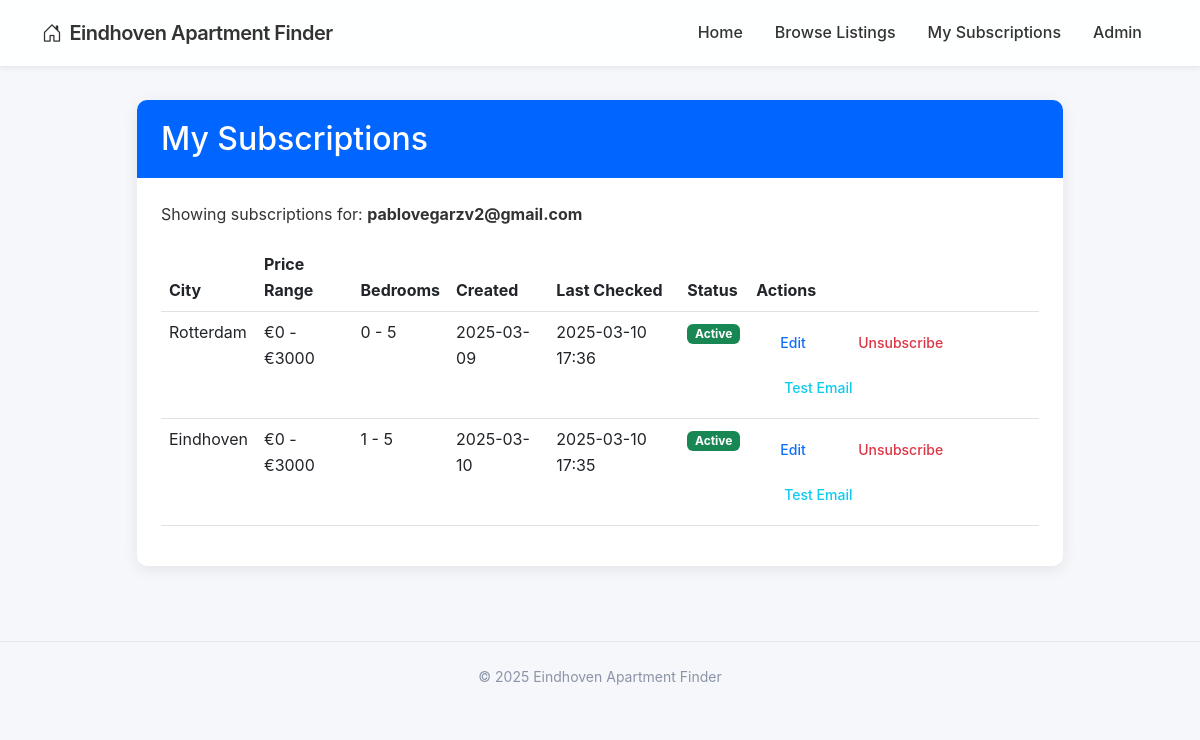
Page /subscriptions?email=pablovegarzv2@gmail.com on the committed database.
### app/models.py (models this page shows, shortened)
class User(db.Model):
    id = db.Column(db.Integer, primary_key=True)
    email = db.Column(db.String(120), index=True, unique=True, nullable=False)
    created_at = db.Column(db.DateTime, default=datetime.utcnow)
    subscriptions = db.relationship('Subscription', backref='user', lazy='dynamic')

class Subscription(db.Model):
    id = db.Column(db.Integer, primary_key=True)
    min_price = db.Column(db.Integer, default=0)
    max_price = db.Column(db.Integer, default=5000)
    min_bedrooms = db.Column(db.Integer, default=0)
    max_bedrooms = db.Column(db.Integer, default=10)
    active = db.Column(db.Boolean, default=True)
    created_at = db.Column(db.DateTime, default=datetime.utcnow)
    last_checked = db.Column(db.DateTime, nullable=True)
    user_id = db.Column(db.Integer, db.ForeignKey('user.id'), nullable=False)
    city_id = db.Column(db.Integer, db.ForeignKey('city.id'), nullable=False)
    listings = db.relationship('Listing', backref='subscription', lazy='dynamic')

class City(db.Model):
    id = db.Column(db.Integer, primary_key=True)
    name = db.Column(db.String(50), nullable=False, unique=True)
    url_name = db.Column(db.String(50), nullable=False, unique=True)  # For use in URLs
    base_url = db.Column(db.String(200), nullable=False)  # Base URL for scraping
    active = db.Column(db.Boolean, default=True)
    created_at = db.Column(db.DateTime, default=datetime.utcnow)
    subscriptions = db.relationship('Subscription', backref='city', lazy='dynamic')
    listings = db.relationship('Listing', backref='city', lazy='dynamic')

### app/routes.py (the view)
@main_bp.route('/subscriptions')
def subscriptions():
    email = request.args.get('email', '')
    if not email:
        return render_template('subscriptions.html', subscriptions=None)
    user = User.query.filter_by(email=email).first()
    if not user:
        flash('No subscriptions found for this email.', 'info')
        return render_template('subscriptions.html', subscriptions=None)
    return render_template('subscriptions.html', subscriptions=user.subscriptions,
                          email=email, City=City)

### app/routes.py (called while the page is built)
@main_bp.before_request
def before_request():
    g.now = datetime.now()

### app/templates/subscriptions.html (shortened to what this page needs)
{% extends "base.html" %}
{% block content %}
<div class="row justify-content-center">
    <div class="col-md-10">
        <div class="card">
            <div class="card-header bg-primary text-white">
                <h2 class="mb-0">My Subscriptions</h2>
            </div>
            <div class="card-body">
                {% if not email %}
                    <div class="alert alert-info">
                        Please enter your email to view your subscriptions.
                    </div>
                    <form action="{{ url_for('main.subscriptions') }}" method="GET">
                        <div class="input-group mb-3">
                            <input type="email" name="email" class="form-control" placeholder="Enter your email">
                            <button type="submit" class="btn btn-primary">Search</button>
                        </div>
                    </form>
                {% else %}
                    <p>Showing subscriptions for: <strong>{{ email }}</strong></p>
                    <div class="table-responsive">
                        <table class="table table-hover">
                            <thead>
                                <tr>
                                    <th>City</th>
                                    <th>Price Range</th>
                                    <th>Bedrooms</th>
                                    <th>Created</th>
                                    <th>Last Checked</th>
                                    <th>Status</th>
                                    <th>Actions</th>
                                </tr>
                            </thead>
                            <tbody>
                                {% for sub in subscriptions %}
                                <tr>
                                    <td>{{ sub.city.name }}</td>
                                    <td>€{{ sub.min_price }} - €{{ sub.max_price }}</td>
                                    <td>{{ sub.min_bedrooms }} - {{ sub.max_bedrooms }}</td>
                                    <td>{{ sub.created_at.strftime('%Y-%m-%d') }}</td>
                                    <td>
                                        {% if sub.last_checked %}
                                            {{ sub.last_checked.strftime('%Y-%m-%d %H:%M') }}
                                        {% else %}
                                            Not checked yet
                                        {% endif %}
                                    </td>
                                    <td>
                                        {% if sub.active %}
                                            <span class="badge bg-success">Active</span>
                                        {% else %}
                                            <span class="badge bg-secondary">Inactive</span>
                                        {% endif %}
                                    </td>
                                    <td>
                                        {% if sub.active %}
                                            <a href="{{ url_for('main.edit_subscription', sub_id=sub.id) }}" class="btn btn-sm btn-outline-primary">Edit</a>
                                            <a href="{{ url_for('main.unsubscribe', sub_id=sub.id) }}" class="btn btn-sm btn-outline-danger">Unsubscribe</a>
                                            <a href="{{ url_for('main.test_email', sub_id=sub.id) }}?email={{ email }}" class="btn btn-sm btn-outline-info ms-1">Test Email</a>
                                        {% else %}
                                            <a href="{{ url_for('main.reactivate', sub_id=sub.id) }}" class="btn btn-sm btn-outline-success">Reactivate</a>
                                            <a href="{{ url_for('main.edit_subscription', sub_id=sub.id) }}" class="btn btn-sm btn-outline-primary">Edit</a>
                                        {% endif %}
                                    </td>
                                </tr>
                                {% endfor %}
                            </tbody>
                        </table>
                    </div>
                {% endif %}
            </div>
        </div>
    </div>
</div>
{% endblock %}

### app/static/css/main.css (style rules this page uses)
:root { --primary-color: #0066ff; --primary-hover: #0052cc; --background-color: #f5f7fa; --card-color: #ffffff; --text-color: #333333; --muted-color: #8a94a6; --border-color: #e5e9f2; --success-color: #00c853; --error-color: #ff3b30; --shadow-sm: 0 2px 5px rgba(0, 0, 0, 0.05); --shadow-md: 0 4px 15px rgba(0, 0, 0, 0.08); --radius-sm: 6px; --radius-md: 10px; --radius-lg: 20px; --transition: all 0.2s ease; }
body { font-family: -apple-system, BlinkMacSystemFont, 'Segoe UI', Roboto, Helvetica, Arial, sans-serif; background-color: var(--background-color); color: var(--text-color); line-height: 1.6; -webkit-font-smoothing: antialiased; }
.card { border: none; border-radius: var(--radius-md); box-shadow: var(--shadow-md); transition: var(--transition); margin-bottom: 25px; overflow: hidden; background-color: var(--card-color); }
.card-header { background-color: var(--card-color); border-bottom: 1px solid var(--border-color); padding: 20px 24px; font-weight: 600; font-size: 18px; }
.card-header.bg-primary { background-color: var(--primary-color) !important; color: white; border-bottom: none; }
.card-body { padding: 24px; }
.btn { border-radius: var(--radius-lg); padding: 12px 24px; font-weight: 500; transition: var(--transition); border: none; }

### rows in the picture
User: email "pablovegarzv2@gmail.com"
Subscription: city.name "Rotterdam", min_price "0", max_price "3000", min_bedrooms "0", max_bedrooms "5", created_at "2025-03-09", last_checked "2025-03-10 17:36", active "Active"
Subscription: city.name "Eindhoven", min_price "0", max_price "3000", min_bedrooms "1", max_bedrooms "5", created_at "2025-03-10", last_checked "2025-03-10 17:35", active "Active"

### other values in the picture
{{ g.now.year }} "2025"
